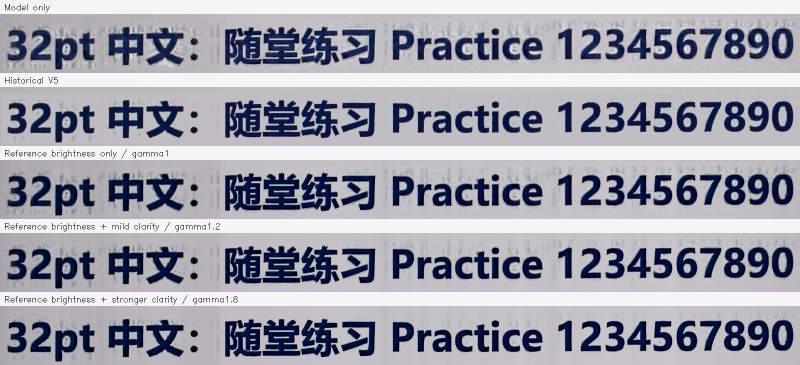
#> input picture evaluation/adaptive_prepost_frozen_v1_20261020/evidence/crops/002.png, 1600 x 730 px (shown at 1/2 size); its folder holds only this picture in this run
$ python postprocess_ppt_polarity_v14.py --input ../evaluation/adaptive_prepost_frozen_v1_20261020/evidence/crops/002.png --output out.png   (older library calls are emulated)
#> lines starting #> are read from the running program, lines starting #| are printed output that depends on the picture; after the words box and inside, x2 and y2 are one past the last pixel; in counts of white or black regions, pixels touching at a corner belong together
### tools/postprocess_ppt_contour_v6.py
"""Two-sample P8 experiment: smooth the final correction, never the image."""
import argparse
import hashlib
import json
from pathlib import Path
import sys

import cv2
import numpy as np

sys.path.insert(0, str(Path(__file__).resolve().parents[1]))
from tools.postprocess_ppt_dehalo_20260924 import prepare, smoothstep, write_png
from tools.postprocess_ppt_contour_v5 import repair_contour


# [17 lines left out: function smooth_correction, not called in this run]


def read_image(path):
    """@luna-comment Input: Unicode PNG path. Output: decoded BGR; fail on corruption.
    Key Steps: byte load and decode. Key Params: color mode1.
    State/Dependencies: read-only filesystem and OpenCV.
    """
    result = cv2.imdecode(np.fromfile(str(path), np.uint8), 1)
    if result is None:
        raise ValueError(str(path))
    return result


# [55 lines left out: function main, not called in this run]


# [2 lines that do not run on import are left out]

### tools/postprocess_ppt_dehalo_20260924.py
"""Offline traditional exterior halo suppression; frozen task plan dated 20260924."""
import argparse
import hashlib
import json
from pathlib import Path

import cv2
import numpy as np
from scipy.ndimage import binary_fill_holes


# [10 lines left out: function write_png, not called in this run]


def dilate(mask, radius):
    """@luna-comment Input: bool mask, radius pixels. Output: expanded bool mask.
    Key Steps: elliptical dilation. Key Params: odd kernel diameter 2r+1.
    State/Dependencies: OpenCV, no shared mutable state.
    """
    kernel = cv2.getStructuringElement(cv2.MORPH_ELLIPSE, (2 * radius + 1,) * 2)
    return cv2.dilate(mask.astype(np.uint8), kernel).astype(bool)


def smoothstep(value):
    """@luna-comment Input: float array. Output: continuous ramp in [0,1].
    Key Steps: clamp and cubic map. Key Params: endpoints 0 and 1.
    State/Dependencies: NumPy only; no side effects.
    """
    value = np.clip(value, 0, 1)
    return value * value * (3 - 2 * value)


def prepare(image, robust_seed=False):
    """@luna-comment Input: uint8 BGR image. Output: background and fixed masks.
    Key Steps: dominant slide ROI, dark seeds, masked background smoothing.
    Key Params: optional median31 seed; core max(24,.18B); exclusion8; sigma22/48.
    State/Dependencies: OpenCV and SciPy; full-resolution float buffers local.
    """
    source = image.astype(np.float32)
    y = cv2.cvtColor(source, cv2.COLOR_BGR2GRAY)
    h, w = y.shape
    small = cv2.resize(y, (max(1, w // 4), max(1, h // 4)), interpolation=cv2.INTER_AREA)
    light = cv2.morphologyEx((small > 85).astype(np.uint8), cv2.MORPH_CLOSE, np.ones((9, 9), np.uint8))
    n, labels, stats, _ = cv2.connectedComponentsWithStats(light)
    if n <= 1:
        raise ValueError('No bright slide region')
    region = binary_fill_holes(labels == (1 + np.argmax(stats[1:, cv2.CC_STAT_AREA]))).astype(np.uint8)
    region = cv2.erode(region, np.ones((9, 9), np.uint8))
    roi = cv2.resize(region, (w, h), interpolation=cv2.INTER_NEAREST).astype(bool)
    if robust_seed:
        initial = cv2.medianBlur(np.clip(np.rint(small), 0, 255).astype(np.uint8), 31).astype(np.float32)
        initial = cv2.GaussianBlur(initial, (0, 0), 2)
    else:
        initial = cv2.morphologyEx(small, cv2.MORPH_CLOSE, np.ones((31, 31), np.uint8))
        initial = cv2.GaussianBlur(initial, (0, 0), 5)
    initial = cv2.resize(initial, (w, h), interpolation=cv2.INTER_LINEAR)
    core = roi & ((initial - y) > np.maximum(24, .18 * initial))
    weight = (roi & ~dilate(core, 8)).astype(np.float32)
    denominator = cv2.GaussianBlur(weight, (0, 0), 22)
    numerator = cv2.GaussianBlur(source * weight[..., None], (0, 0), 22)
    background = numerator / np.maximum(denominator[..., None], 1e-6)
    den_large = cv2.GaussianBlur(weight, (0, 0), 48)
    num_large = cv2.GaussianBlur(source * weight[..., None], (0, 0), 48)
    large = num_large / np.maximum(den_large[..., None], 1e-6)
    blend = smoothstep((denominator - .02) / .10)[..., None]
    background = blend * background + (1 - blend) * large
    support = smoothstep((den_large - .02) / .06)
    distance = cv2.distanceTransform((~core).astype(np.uint8), cv2.DIST_L2, cv2.DIST_MASK_PRECISE)
    return source, y, roi, core, background, support, distance


# [109 lines left out: functions correct, main, not called in this run]


# [2 lines that do not run on import are left out]

### tools/postprocess_ppt_normal_dehalo_v4.py
"""Two-sample normal-profile dehalo experiment; no batch inference."""
import argparse
import hashlib
import json
from pathlib import Path
import sys

import cv2
import numpy as np

sys.path.insert(0, str(Path(__file__).resolve().parents[1]))
from tools.postprocess_ppt_dehalo_20260924 import prepare, smoothstep, write_png


def normal_correct(prepared, strength=1., negative=True):
    """@luna-comment Input: robust background buffers. Output: BGR, maps, receipt.
    Key Steps: luminance overshoot gate; inward-normal bright peak confirms trough;
    outward background anchors validate correction; continuous exterior fade.
    Key Params: inner10/outer28; inward2,4,6,8; outward8,12,16; trough max20.
    State/Dependencies: OpenCV sampling, immutable source; dark cores untouched.
    """
    src, y, roi, core, bg, confidence, distance = prepared
    residual = y - cv2.cvtColor(bg, cv2.COLOR_BGR2GRAY)
    band = roi & ~core & (distance < 28) & (confidence > 0)
    yy, xx = np.nonzero(band)
    smoothed = cv2.GaussianBlur(distance, (0, 0), 1)
    gx = cv2.Sobel(smoothed, cv2.CV_32F, 1, 0, ksize=3, scale=1 / 8)[yy, xx]
    gy = cv2.Sobel(smoothed, cv2.CV_32F, 0, 1, ksize=3, scale=1 / 8)[yy, xx]
    norm = np.hypot(gx, gy)
    nx, ny = gx / np.maximum(norm, 1e-6), gy / np.maximum(norm, 1e-6)
    dist = distance[yy, xx]
    prior = np.full(len(xx), -1000., np.float32)
    anchors = []
    # OpenCV remap dimensions must stay below 32767, so use compact row blocks.
    for start in range(0, len(xx), 20000):
        end = min(start + 20000, len(xx))
        sub = slice(start, end)
        for step in (2, 4, 6, 8):
            mx = (xx[sub] - step * nx[sub]).astype(np.float32)[None]
            my = (yy[sub] - step * ny[sub]).astype(np.float32)[None]
            value = cv2.remap(residual, mx, my, cv2.INTER_LINEAR, borderMode=cv2.BORDER_CONSTANT, borderValue=-1000)[0]
            dd = cv2.remap(distance, mx, my, cv2.INTER_LINEAR, borderMode=cv2.BORDER_CONSTANT, borderValue=-1000)[0]
            prior[sub] = np.maximum(prior[sub], np.where((dd >= 1) & (dd <= dist[sub] - 1), value, -1000))
        local_anchors = []
        for step in (8, 12, 16):
            mx = (xx[sub] + step * nx[sub]).astype(np.float32)[None]
            my = (yy[sub] + step * ny[sub]).astype(np.float32)[None]
            value = cv2.remap(residual, mx, my, cv2.INTER_LINEAR, borderMode=cv2.BORDER_CONSTANT, borderValue=1000)[0]
            dd = cv2.remap(distance, mx, my, cv2.INTER_LINEAR, borderMode=cv2.BORDER_CONSTANT, borderValue=0)[0]
            inside = cv2.remap(roi.astype(np.uint8), mx, my, cv2.INTER_NEAREST, borderMode=cv2.BORDER_CONSTANT)[0]
            local_anchors.append(smoothstep((dd - 6) / 4) * (1 - smoothstep((np.abs(value) - 4) / 4)) * (inside > 0))
        anchors.append(np.stack(local_anchors, axis=1))
    anchor = np.concatenate(anchors) if anchors else np.empty((0, 3))
    anchor_weight = np.clip(anchor.sum(axis=1) / 2, 0, 1)
    rr = residual[yy, xx]
    taper = 1 - smoothstep((dist - 10) / 18)
    bright = smoothstep((rr - 2) / 4)
    dark = smoothstep((-rr - 3) / 3) * (1 - smoothstep((-rr - 15) / 5))
    dark *= smoothstep((prior - 3) / 3) * smoothstep((dist - 2) / 2)
    dark *= (1 - smoothstep((dist - 12) / 4)) * smoothstep((norm - .25) / .5) * anchor_weight * .65 * negative
    alpha = strength * confidence[yy, xx] * taper * (bright + dark)
    output = src.copy()
    output[yy, xx] += alpha[:, None] * (bg[yy, xx] - src[yy, xx])
    output = np.clip(np.rint(output), 0, 255).astype(np.uint8)
    changed = np.any(output != src, axis=2)
    assert not changed[core].any() and not changed[~band].any()
    weight = np.zeros_like(y)
    weight[yy, xx] = alpha
    ring = np.zeros_like(y)
    ring[yy, xx] = dark
    samples = np.flatnonzero(dark > .1)[::max(1, int((dark > .1).sum()) // 16)][:16]
    report = dict(core_pixels=int(core.sum()), core_changed=int(changed[core].sum()),
                  outside_changed=int(changed[~band].sum()), changed_pixels=int(changed.sum()),
                  positive_candidates=int((bright > 0).sum()), normal_trough_candidates=int((dark > 0).sum()),
                  outer_radius=28, inner_radius=10, strength=strength, negative=negative,
                  seed_kernel=31, seed_sigma=2, normal_valid_fraction=float((norm > .25).mean()),
                  profiles=[dict(x=int(xx[i]), y=int(yy[i]), distance=float(dist[i]),
                                 prior_peak=float(prior[i]), original_residual=float(rr[i]),
                                 corrected_residual=float(rr[i] * (1 - alpha[i])),
                                 normal_x=float(nx[i]), normal_y=float(ny[i]),
                                 anchor_confidence=float(anchor_weight[i])) for i in samples],
                  background_range_pixels_in_core=int((core & (y > 155) & (y < 185)).sum()))
    return output, dict(core=core.astype(np.float32), correction_weight=weight, normal_trough_weight=ring), report


# [44 lines left out: function main, not called in this run]


# [2 lines that do not run on import are left out]

### tools/postprocess_ppt_clean_background_v13.py
"""P15/P15a: clean background anchors and continuous stroke-safe feather."""
import argparse
import gc
import hashlib
import json
from pathlib import Path
import sys
import time

import cv2
import numpy as np
from scipy.ndimage import distance_transform_edt

sys.path.insert(0, str(Path(__file__).resolve().parents[1]))
from tools.postprocess_ppt_dehalo_20260924 import prepare, smoothstep, write_png
from tools.postprocess_ppt_normal_dehalo_v4 import normal_correct
from tools.postprocess_ppt_contour_v6 import read_image
from tools.postprocess_ppt_crossseam_v9 import sample


def estimate_background(source, y, roi, anchor_distance):
    """@luna-comment Input: full-resolution float BGR/Y, ROI, stroke distance.
    Output: normalized background target and viewable diagnostic source buffers.
    Key Steps: flat distant anchors, weighted AREA, two Gaussian support scales.
    Key Params: anchor40..48; std2..5; quarter resolution sigma8/24.
    State/Dependencies: arrays immutable; finite OpenCV filters, no solver.
    """
    mean = cv2.GaussianBlur(y, (0, 0), 2)
    std = np.sqrt(np.maximum(cv2.GaussianBlur(y*y, (0, 0), 2)-mean*mean, 0))
    anchors = roi*smoothstep((anchor_distance-40)/8)*(1-smoothstep((std-2)/3))
    if not np.any(anchors > 0):
        raise ValueError('P15: no clean background anchors')
    h, w = y.shape
    size = (max(1, w//4), max(1, h//4))
    small_weight = cv2.resize(anchors, size, interpolation=cv2.INTER_AREA)
    small_num = cv2.resize(source*anchors[..., None], size, interpolation=cv2.INTER_AREA)
    colors, supports = [], []
    for sigma in (8, 24):
        den = cv2.GaussianBlur(small_weight, (0, 0), sigma)
        num = cv2.GaussianBlur(small_num, (0, 0), sigma)
        colors.append(cv2.resize(num/np.maximum(den[..., None], 1e-6), (w, h), interpolation=cv2.INTER_LINEAR))
        supports.append(cv2.resize(den, (w, h), interpolation=cv2.INTER_LINEAR))
    mix = smoothstep((supports[0]-.02)/.08)
    target = colors[0]*mix[..., None]+colors[1]*(1-mix[..., None])
    return target, dict(anchor_weight=anchors, anchor_std=std, support32=supports[0], support96=supports[1])


# [10 lines left out: function support_confidence, not called in this run]


def clean_background_feather(base, prepared, exterior_cap=False, support_fallback=False):
    """@luna-comment Input: exact float V4 and immutable prepare tuple.
    Output: uint8 result, diagnostic maps and contract counters.
    Key Steps: conservative anchors; new target-relative guard; continuous blend.
    Key Params: contrast12; protect6; full10..32; fade32..80; optional positive exterior cap.
    State/Dependencies: original core retained; unsupported raises by default.
    Optional support_fallback gates complete correction against original input.
    """
    source, y, roi, core, old_background, _, _ = prepared
    original_strokes = roi & (cv2.cvtColor(old_background, cv2.COLOR_BGR2GRAY)-y > 12)
    original_distance = distance_transform_edt(~original_strokes).astype(np.float32)
    target, debug = estimate_background(source, y, roi, original_distance)
    confidence = support_confidence(debug['support96']) if support_fallback else None
    if support_fallback:
        target = target.copy()
        target[debug['support96'] < 1e-5] = old_background[debug['support96'] < 1e-5]
    deficit = cv2.cvtColor(target, cv2.COLOR_BGR2GRAY)-y
    actual_strokes = core | (roi & (deficit > 12))
    distance = distance_transform_edt(~actual_strokes).astype(np.float32)
    protected = core | (distance <= 6) | ~roi
    weight = smoothstep((distance-6)/4)*(1-smoothstep((distance-32)/48))
    weight *= smoothstep(distance_transform_edt(roi).astype(np.float32)/12)
    weight[protected] = 0
    excess = cv2.cvtColor(base, cv2.COLOR_BGR2GRAY)-cv2.cvtColor(target, cv2.COLOR_BGR2GRAY)
    feather_weight = weight.copy()
    halo_weight = np.zeros_like(weight)
    if exterior_cap:
        halo_weight = smoothstep((excess-.5)/2)*(1-smoothstep((distance-10)/6))*smoothstep(distance)
        halo_weight *= smoothstep(distance_transform_edt(roi).astype(np.float32)/12)
        halo_weight[actual_strokes | core | ~roi] = 0
        weight = weight+(1-weight)*halo_weight
        protected = actual_strokes | core | ~roi | ((distance <= 6) & (excess <= .5))
    unsupported = (weight > 0) & (debug['support96'] < 1e-5)
    if unsupported.any() and not support_fallback:
        raise ValueError(f'P15: {int(unsupported.sum())} active pixels lack exterior anchors')
    floating = base+weight[..., None]*(target-base)
    if support_fallback:
        floating = source+confidence[..., None]*(floating-source)
        floating[core | ~roi] = source[core | ~roi]
    output = np.clip(np.rint(floating), 0, 255).astype(np.uint8)
    old = np.clip(np.rint(base), 0, 255).astype(np.uint8)
    changed = np.any(output != old, axis=2)
    if not support_fallback:
        assert not changed[protected].any() and not changed[distance >= 80].any()
    report = dict(path='P15b_positive_exterior' if exterior_cap else 'P15a_clean_anchors_refreshed_guard', protected_changed=int(changed[protected].sum()),
                  core_changed=int(changed[core].sum()), clipping=int(np.count_nonzero((floating < 0) | (floating > 255))),
                  changed_pixels=int(changed.sum()), removed_candidates=int((original_strokes & ~actual_strokes).sum()),
                  added_candidates=int((~original_strokes & actual_strokes).sum()), unsupported_pixels=0,
                  positive_guard_changed=int((changed & (distance <= 6)).sum()))
    debug.update(original_strokes=original_strokes, actual_strokes=actual_strokes, protected=protected,
                 removed_candidates=original_strokes & ~actual_strokes, added_candidates=~original_strokes & actual_strokes,
                 original_distance=original_distance, distance=distance, target=target, deficit=deficit, weight=weight,
                 feather_weight=feather_weight, halo_weight=halo_weight, positive_excess=excess)
    if support_fallback:
        fallback = roi & (debug['support96'] < 1e-5)
        source_u8 = np.clip(np.rint(source), 0, 255).astype(np.uint8)
        source_changed = np.any(output != source_u8, axis=2)
        assert not source_changed[fallback | core | ~roi].any()
        assert np.isfinite(floating).all()
        debug.update(fallback_mask=fallback, fallback_confidence=confidence)
        report.update(fallback_enabled=True, fallback_pixels=int(fallback.sum()),
                      unsupported_active_before_fallback=int(unsupported.sum()),
                      fallback_changed=int(source_changed[fallback].sum()))
    return output, debug, report


# [81 lines left out: functions export_evidence, main, not called in this run]


# [1 lines that do not run on import are left out]

### tools/postprocess_ppt_polarity_v14.py
"""P16: explicit polarity normalization of the complete frozen V13b pipeline."""
import argparse
import hashlib
import json
from pathlib import Path
import sys
import time

import cv2
import numpy as np

sys.path.insert(0, str(Path(__file__).resolve().parents[1]))
from tools.postprocess_ppt_contour_v6 import read_image
from tools.postprocess_ppt_dehalo_20260924 import prepare, write_png, dilate, smoothstep
from tools.postprocess_ppt_normal_dehalo_v4 import normal_correct
from tools.postprocess_ppt_clean_background_v13 import clean_background_feather


# [26 lines left out: function prepare_scoped, not called in this run]


def process_image(source, polarity, roi=None, support_fallback=False):
    """@luna-comment Input: uint8 BGR and explicit text polarity.
    Output: result, geometry/debug buffers, stage timing and protection receipt.
    Key Steps: normalize BEFORE preparation; frozen V4/P15b; inverse complement.
    Key Params: frozen constants; opt-in support fallback. No input mutation.
    """
    if polarity not in ('dark-on-light', 'light-on-dark'):
        raise ValueError('Explicit supported polarity required')
    inverse = polarity == 'light-on-dark'
    normalized = 255-source if inverse else source
    start = time.perf_counter()
    prepared = prepare(normalized, robust_seed=True) if roi is None else prepare_scoped(normalized, roi)
    prep_seconds = time.perf_counter()-start
    v4, maps, _ = normal_correct(prepared)
    v4_seconds = time.perf_counter()-start-prep_seconds
    base = prepared[0]+maps['correction_weight'][..., None]*(prepared[4]-prepared[0])
    processed, debug, report = clean_background_feather(base, prepared, exterior_cap=True,
                                                       support_fallback=support_fallback)
    result = 255-processed if inverse else processed
    changed = np.any(result != source, axis=2)
    assert not changed[prepared[3]].any()
    assert not changed[~prepared[2]].any()
    report.update(polarity=polarity, prepare_seconds=prep_seconds, v4_seconds=v4_seconds,
                  total_seconds=time.perf_counter()-start,
                  original_core_changed=int(changed[prepared[3]].sum()),
                  outside_roi_changed=int(changed[~prepared[2]].sum()),
                  roi_pixels=int(prepared[2].sum()))
    debug.update(normalized_input=normalized, roi=prepared[2], core=prepared[3],
                 v4_original_domain=255-v4 if inverse else v4,
                 target_original_domain=255-debug['target'] if inverse else debug['target'])
    return result, debug, report


def main():
    """@luna-comment Input: explicit sample path/polarity and new output directory.
    Output: full result, readable debug PNGs, hash and roundtrip receipt.
    Key Steps: execute pipeline once; save normalized maps and source-domain colors.
    Key Params: sample only. State/Dependencies: local files; no inference/batch.
    """
    parser = argparse.ArgumentParser(description=__doc__)
    parser.add_argument('--input', type=Path, required=True)
    parser.add_argument('--output', type=Path, required=True)
    parser.add_argument('--polarity', choices=['dark-on-light', 'light-on-dark'], default='dark-on-light')
    parser.add_argument('--board-polygon', help='Explicit full-resolution x,y;x,y;... vertices')
    parser.add_argument('--support-fallback', action='store_true', help='Retain input at unsupported background positions')
    args = parser.parse_args()
    args.output.mkdir(parents=True, exist_ok=False)
    cv2.setNumThreads(4)
    digest = hashlib.sha256(args.input.read_bytes()).hexdigest()
    source = read_image(args.input)
#> in read_image, result is the input picture: shape (730, 1600, 3); mean B, G, R 174.3, 163.2, 162.8
    roi = None
    if args.board_polygon:
        vertices = np.array([[int(v) for v in point.split(',')] for point in args.board_polygon.split(';')], np.int32)
        roi = np.zeros(source.shape[:2], np.uint8)
        cv2.fillPoly(roi, [vertices], 1)
        roi = roi.astype(bool)
    result, debug, report = process_image(source, args.polarity, roi, args.support_fallback)
#> in prepare, `small = cv2.resize(y, (max(1, w // 4), max(1, h // 4)), interpolation=..`:
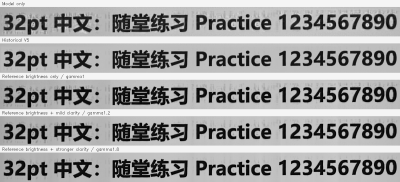
#> small: shape (182, 400) float32; min 3.93, max 245, mean 164.3
#> in prepare, `n, labels, stats, _ = cv2.connectedComponentsWithStats(light)`: n = 2; stats = [[-1, 2147483647, 0, 0, 0], [0, 0, 400, 182, 72800]]
#> in prepare, `core = roi & ((initial - y) > np.maximum(24, .18 * initial))`:
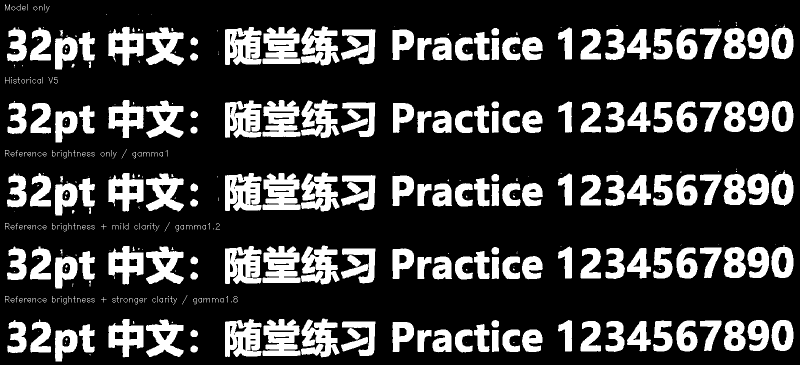
#> core: shape (730, 1600) bool (shown at 1/2 size); 22.5% white; 436 white regions (174 under 20 px), largest, box (x1, y1, x2, y2) and area: (450, 54, 523, 130) 4194, (450, 346, 523, 422) 4180, (450, 492, 523, 568) 4149
#> in prepare, `num_large = cv2.GaussianBlur(source * weight[..., None], (0, 0), 48)`:
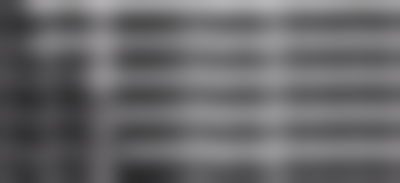
#> num_large: shape (730, 1600, 3) float32 (shown at 1/4 size); mean B, G, R 105.7, 103.7, 104.7
#> in smoothstep, `value = np.clip(value, 0, 1)`:
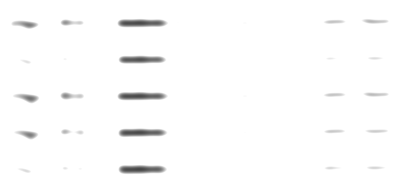
#> value: shape (730, 1600) float32 (shown at 1/4 size); min 0.266, max 1, mean 0.985
#> in prepare, `distance = cv2.distanceTransform((~core).astype(np.uint8), cv2.DIST_L2..`:
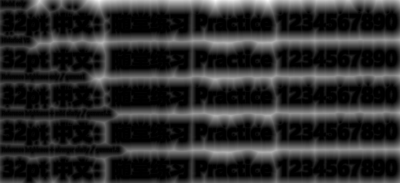
#> distance: shape (730, 1600) float32 (shown at 1/4 size); min 0, max 74.24, mean 13.1; drawn with min black and max white
#> in process_image, `prepared = prepare(normalized, robust_seed=True) if roi is None else p..`: prepared = 7 items
#> in normal_correct, `band = roi & ~core & (distance < 28) & (confidence > 0)`:
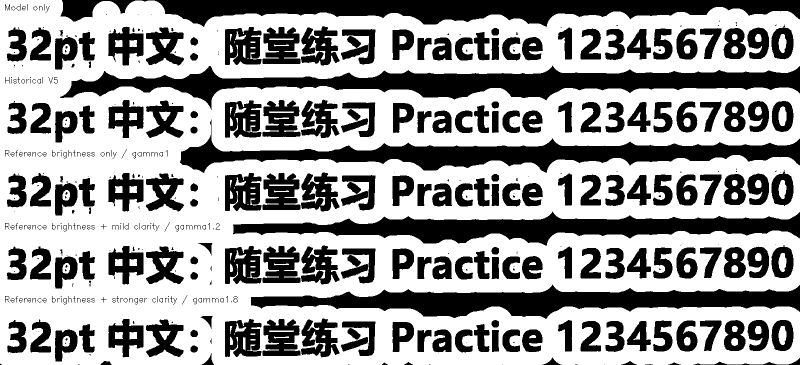
#> band: shape (730, 1600) bool (shown at 1/2 size); 60.3% white; 462 black regions (185 under 20 px), largest, box (x1, y1, x2, y2) and area: (120, 131, 1600, 220) 46668, (121, 0, 1600, 54) 43392, (360, 239, 1600, 346) 37572
#> the loop in normal_correct, `for start in range(0, len(xx), 20000):` made 36 passes
#> (start, end) on passes 2 to 9: (20000, 40000), (40000, 60000), (60000, 80000), (80000, 100000), (100000, 120000), (120000, 140000), (140000, 160000), (160000, 180000)
#> after the loop in normal_correct, `for start in range(0, len(xx), 20000):`: anchors = 36 items
#> in normal_correct, `changed = np.any(output != src, axis=2)`:
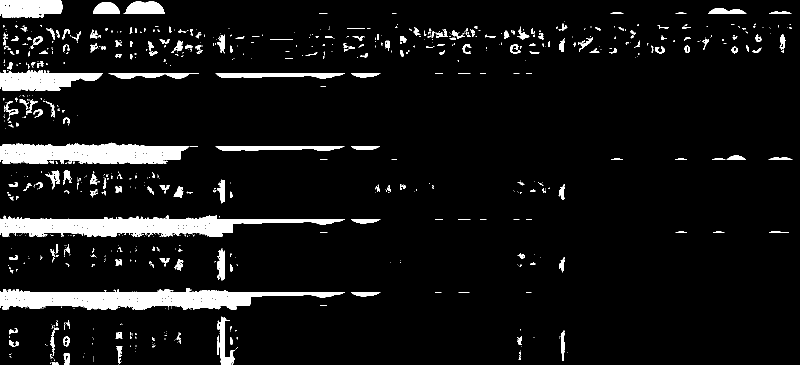
#> changed: shape (730, 1600) bool (shown at 1/2 size); 7.2% white; 824 white regions (613 under 20 px), largest, box (x1, y1, x2, y2) and area: (0, 576, 690, 620) 16557, (0, 431, 690, 474) 15820, (0, 285, 379, 328) 12030
#> (the rest of the program and of its run is left out)
